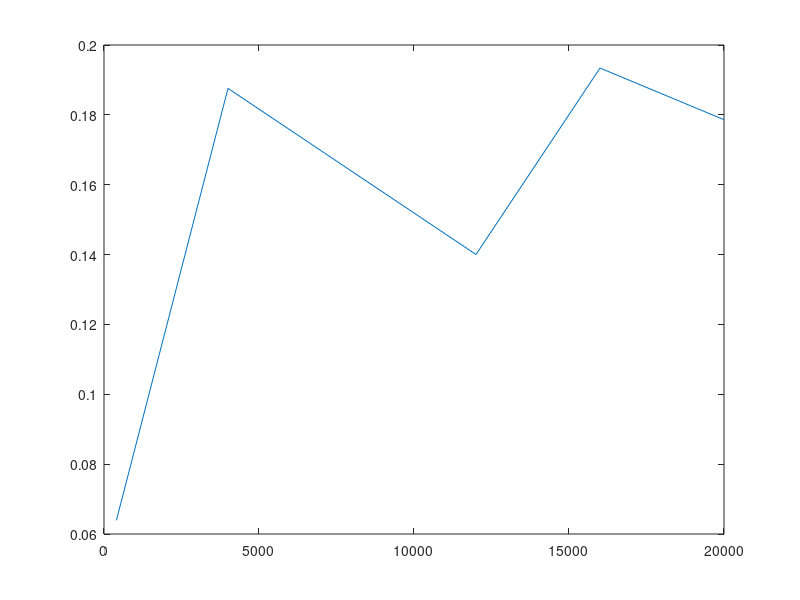

The MATLAB script that drew this image:
% Exercise 1
% time measured in seconds
% prime numbers
range = [1000000 5000000 9999999 20000000 35000000];
secTime = [0 8 21 58 125];
paralellTime = [0 3 10 26 61];

plot(range, secTime, 'g'); hold on;
plot(range, paralellTime, 'r'); 
legend('Prime Sec', 'Prime Par'); hold off;

% network
Cb = [0.4 0.5 0.6 0.7 0.8 0.9];
PoolSize = [6 8 10 13 20 39];
T = [3.713 3.428 3.802 2.421 2.541 3.349];
plot(Cb,T); legend('Time x Cb');

% network sec
Tsec = [27.558];

Tsec-T(4);

% Exercise 2
dim = [400 4000 12000 16000 20000];
ts = [8.673533E-4 0.0248670578 0.2209501624 0.383845047 0.6136149954];
tp = [0.013569154 0.13256759 1.578016108 1.984676092 3.435492864];
sp = ts./tp;
disp(sp);
plot(dim, sp); %hold on; plot(dim, tp); hold off;